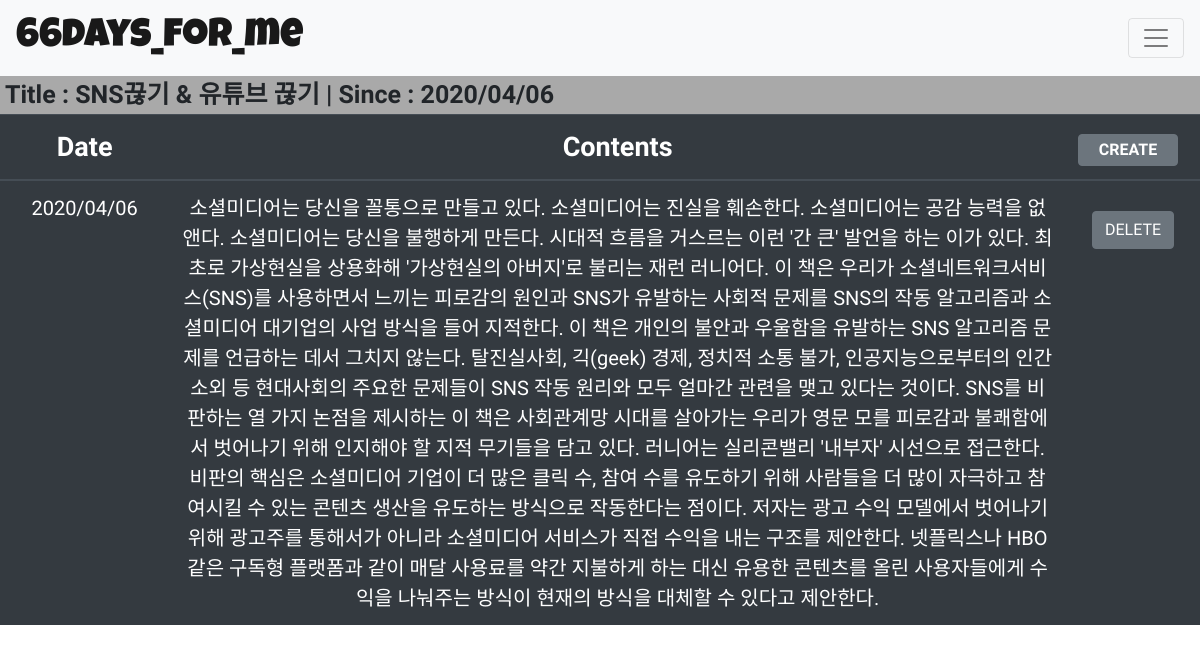
Screenshot of /28/ with the database file from the repository.
### memoApp/models.py (models this page shows)
class Habbit(models.Model):
    habbitName=models.CharField(max_length=13)
    start_datetime=datetime.datetime.now()
    startDate=models.CharField(max_length=30)
    progress=models.CharField(max_length=66)
    finishDate=models.CharField(max_length=30)
    daysCount=models.SmallIntegerField()
    daysFail=models.SmallIntegerField()
    daysSucceed = models.SmallIntegerField()
    give_up=models.BooleanField(default=False)
    givenup_date=models.CharField(max_length=30)

class Memo(models.Model):
    today=datetime.datetime.now()
    date_time=today.strftime('%Y/%m/%d')
    contents=models.TextField()
    habbit=models.ForeignKey(Habbit, on_delete=models.PROTECT)

### memoApp/views.py (the view)
# urls.py: path('<str:habbit_id>/', views.memo, name='memoPage'),
def memo(req, habbit_id):
    go_to_memo=Habbit.objects.get(id=habbit_id)
    memo_list=[]
    habbitId=habbit_id
    for memo in Memo.objects.all():
        if int(habbitId)==int(memo.habbit.id):
            memo_list.append(memo)
    content={'memo_id':go_to_memo, 'memos': memo_list}
    return render(req, 'memoApp/memo.html', content)

### memoApp/templates/memoApp/memo.html (shortened to what this page needs)
<!doctype html>
<html lang="ko">
  <head>
    <link rel="stylesheet" href="https://stackpath.bootstrapcdn.com/bootstrap/4.4.1/css/bootstrap.min.css">
  </head>
  <body style="margin:0px;">
    <div style="margin:0px;" class="navPart">
      <nav class="navbar navbar-light bg-light">
        <a class="navbar-brand" href="/">66days_for_me</a>
        <button class="navbar-toggler" type="button" data-toggle="collapse" data-target="#navbarSupportedContent" aria-controls="navbarSupportedContent" aria-expanded="false" aria-label="Toggle navigation">
          <span class="navbar-toggler-icon"></span>
        </button>
      </nav>
    </div>
    <div style="" class="createPart">
      <b style="margin-left: 5px; font-size:25px; font-family: 'Do Hyeon', sans-serif;">Title : {{ memo_id.habbitName }} | Since : {{ memo_id.startDate }}</b>
    <div style="margin-top:0px;" class="tablePart">
      <table class="table table-dark">
        <thead style="font-family: 'Abel'; font-size: 27px;">
          <tr>
            <th style="width:200px;" scope="col">Date</th>
            <th style="width:1500px;" scope="col">Contents</th>
            <th scope="col">
              <div style="float:right; margin-right:10px;" class="btn-group" role="group" aria-label="Basic example">
                <form action="memoPage/" method="GET">{% csrf_token %}
                  <button value="{{ memo_id.id }}" style="width:100px; margin-top:3px; padding:3px;" type="submit" class="btn btn-secondary"><b>CREATE</b></button>
                </form>
              </div>
            </th>
          </tr>
        </thead>
        <tbody style="font-size:20px; font-family: 'Do Hyeon', sans-serif;">
        {% for memo in memos %}
          <tr>
            <td>{{ memo.date_time }}</td>
            <td>{{ memo.contents }}</td>
            <td style="padding:0px;">
              <form style="height:100px;" action="delete/" method="POST">{% csrf_token %}
                <button style="margin-top:30px; float:center;" type="submit" class="btn btn-secondary">DELETE</button>
              </form>
            </td>
          </tr>
        {% endfor %}
        </tbody>
      </table>
    </div>
  </body>
</html>

### memoApp/templates/memoApp/memo.html (style rules this page uses)
.navbar-brand { font-family: 'Luckiest Guy'; font-size: 40px; margin:0px; padding:0px; }
.createPart { background-color:darkGrey; height:37.5px; font-family:'Do Hyeon', sans-serif; font-size:25px; }
th, td { text-align:center; }

### rows the page displays
Habbit: habbitName "SNS끊기 & 유튜브 끊기", startDate "2020/04/06"
Memo: date_time "2020/04/06", contents "소셜미디어는 당신을 꼴통으로 만들고 있다. 소셜미디어는 진실을 훼손한다. 소셜미디어는 공감 능력을 없앤다. 소셜미디어는 당신을 불행하게 만든다. 시대적 흐름을 거스르는 이런 '간 큰' 발언을 하는 이가 있다. 최초로 가상현실을 상용화해 '가상현실의 아버지'로 불리는 재런 러니어다. 이 책은 우리가 소셜네트워크서비스(SNS)를 사용하면서 느끼는 피로감의 원인과 SNS가 유발하는 사회적 문제를 SNS의 작동 알고리즘과 소셜미디어 대기업의 사업 방식을 들어 지적한다. 이 책은 개인의 불안과 우울함을 유발하는 SNS 알고리즘 문제를 언급하는 데서 그치지 않는다. 탈진실사회, 긱(geek) 경제, 정치적 소통 불가, 인공지능으로부터의 인간 소외 등 현대사회의 주요한 문제들이 SNS 작동 원리와 모두 얼마간 관련을 맺고 있다는 것이다. SNS를 비판하는 열 가지 논점을 제시하는 이 책은 사회관계망 시대를 살아가는 우리가 영문 모를 피로감과 불쾌함에서 벗어나기 위해 인지해야 할 지적 무기들을 담고 있다. 러니어는 실리콘밸리 '내부자' 시선으로 접근한다. 비판의 핵심은 소셜미디어 기업이 더 많은 클릭 수, 참여 수를 유도하기 위해 사람들을 더 많이 자극하고 참여시킬 수 있는 콘텐츠 생산을 유도하는 방식으로 작동한다는 점이다. 저자는 광고 수익 모델에서 벗어나기 위해 광고주를 통해서가 아니라 소셜미디어 서비스가 직접 수익을 내는 구조를 제안한다.…"
